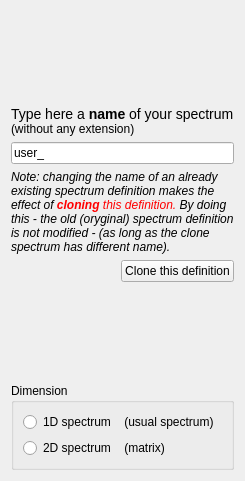
  <widget class="QWizardPage" name="wizardPagename_of_spectrum">
   <property name="title">
    <string>Name of your spectrum</string>
   </property>
   <attribute name="pageId">
    <string notr="true">10</string>
   </attribute>
   <layout class="QVBoxLayout" name="verticalLayout_5">
    <item>
     <spacer name="spacer18_2">
      <property name="orientation">
       <enum>Qt::Vertical</enum>
      </property>
      <property name="sizeType">
       <enum>QSizePolicy::Expanding</enum>
      </property>
      <property name="sizeHint" stdset="0">
       <size>
        <width>19</width>
        <height>95</height>
       </size>
      </property>
     </spacer>
    </item>
    <item>
     <widget class="QLabel" name="textLabel_about_name">
      <property name="frameShape">
       <enum>QFrame::NoFrame</enum>
      </property>
      <property name="frameShadow">
       <enum>QFrame::Plain</enum>
      </property>
      <property name="text">
       <string>&lt;font size=&quot;+1&quot;&gt;Type here a  &lt;b&gt;name&lt;/b&gt; of your spectrum&lt;/font&gt;&lt;br&gt; (without any extension)</string>
      </property>
      <property name="wordWrap">
       <bool>false</bool>
      </property>
     </widget>
    </item>
    <item>
     <widget class="QLineEdit" name="lineEdit_spectrum_name">
      <property name="text">
       <string>user_</string>
      </property>
     </widget>
    </item>
    <item>
     <widget class="QLabel" name="textLabel_explanation">
      <property name="text">
       <string>&lt;html&gt;&lt;head/&gt;&lt;body&gt;&lt;p&gt;&lt;span style=&quot; font-style:italic;&quot;&gt;Note: changing the name of an already existing spectrum definition makes the effect of &lt;/span&gt;&lt;span style=&quot; font-weight:600; font-style:italic; color:#ff0000;&quot;&gt;cloning&lt;/span&gt;&lt;span style=&quot; font-style:italic; color:#ff0000;&quot;&gt; this definition. &lt;/span&gt;&lt;span style=&quot; font-style:italic;&quot;&gt;By doing this - the old (oryginal) spectrum definition is not modified - (as long as the clone spectrum has different name).&lt;/span&gt;&lt;/p&gt;&lt;/body&gt;&lt;/html&gt;</string>
      </property>
      <property name="wordWrap">
       <bool>true</bool>
      </property>
     </widget>
    </item>
    <item>
     <layout class="QHBoxLayout" name="horizontalLayout_5">
      <item>
       <spacer name="horizontalSpacer_3">
        <property name="orientation">
         <enum>Qt::Horizontal</enum>
        </property>
        <property name="sizeHint" stdset="0">
         <size>
          <width>40</width>
          <height>20</height>
         </size>
        </property>
       </spacer>
      </item>
      <item>
       <widget class="QPushButton" name="push_clone">
        <property name="text">
         <string>Clone this definition</string>
        </property>
        <property name="icon">
         <iconset resource="greware_icons.qrc">
          <normaloff>:/images/images/clone.png</normaloff>:/images/images/clone.png</iconset>
        </property>
       </widget>
      </item>
     </layout>
    </item>
    <item>
     <spacer name="spacer20">
      <property name="orientation">
       <enum>Qt::Vertical</enum>
      </property>
      <property name="sizeType">
       <enum>QSizePolicy::Expanding</enum>
      </property>
      <property name="sizeHint" stdset="0">
       <size>
        <width>25</width>
        <height>95</height>
       </size>
      </property>
     </spacer>
    </item>
    <item>
     <widget class="QGroupBox" name="button_group_dimension">
      <property name="title">
       <string>Dimension</string>
      </property>
      <layout class="QVBoxLayout" name="verticalLayout_4">
       <item>
        <widget class="QRadioButton" name="radioButton_1D">
         <property name="text">
          <string>1D spectrum    (usual spectrum)</string>
         </property>
        </widget>
       </item>
       <item>
        <widget class="QRadioButton" name="radioButton_2D">
         <property name="text">
          <string>2D spectrum    (matrix)</string>
         </property>
        </widget>
       </item>
      </layout>
     </widget>
    </item>
   </layout>
  </widget>
